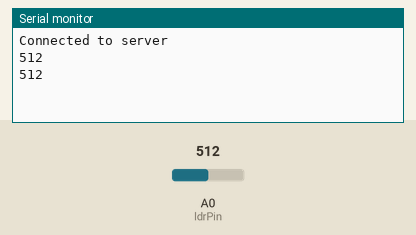
Simulated run of this sketch. Board: Arduino MKR. Shown: the last lines printed to the serial monitor. The inputs (shaded band) are chosen by the test bench; at power-on: A0 (ldrPin) = 512. WiFi joins after 1.5 s; servers stay silent unless stated; web services answer with replies made up by the test bench.

Above: at 2.9 s.
3.0 s: A0 (ldrPin) set to 90
At 4.8 s:
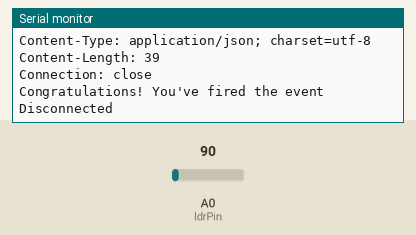
5.4 s: A0 (ldrPin) set to 110
At 7.9 s:
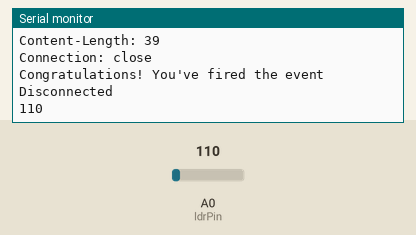
Timing chart, 0 to 9.4 s (numbered marks = the images above; inputs shaded):
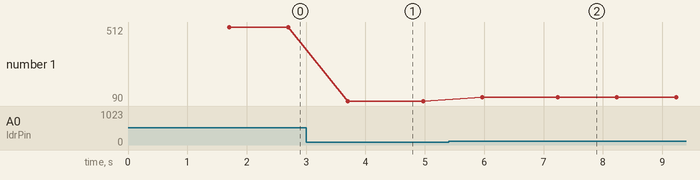

The sketch:

Task3.2C.ino
```cpp
/*
 * Sunlight Detection & IFTTT Interaction
 *
 * This Arduino sketch connects to a WiFi network and reads
 * the intensity of sunlight using an LDR sensor. It then
 * sends HTTP requests to IFTTT's webhook service to trigger
 * events when sunlight starts or ends. The code demonstrates
 * how to detect changes in light intensity and interact with
 * external services based on those changes.
 *
 * Author: Ekamjot Singh
 */
#include <WiFiNINA.h>  // Include the WiFiNINA library for WiFi communication

char ssid[] = "Ekam";      // Set your WiFi network SSID (name)
char pass[] = "ekam12345"; // Set your WiFi network password
const int ldrPin = A0;
WiFiClient client;         // Create a WiFiClient object for communication
char HOST_NAME[] = "maker.ifttt.com";                                                                        // Set the host name for IFTTT
String PATH_NAME_SUNLIGHT = "/trigger/Sunlight-start/with/key/FwQ6apytKQOTRZMJfe-qeDaydaq_kX_uYhpfFY1RsY";   // Set the path for sunlight event
String PATH_NAME_NO_SUNLIGHT = "/trigger/Sunlight-end/with/key/FwQ6apytKQOTRZMJfe-qeDaydaq_kX_uYhpfFY1RsY";  // Set the path for no sunlight event

bool previousSunlightState = false;  // Flag to store the previous sunlight state (assumed dark initially)

void setup() {

  // Initialize WiFi connection
  WiFi.begin(ssid, pass);

  Serial.begin(9600);  // Start serial communication
  while (!Serial)
    ;

  // Connect to web server on port 80:
  if (client.connect(HOST_NAME, 80)) {  // Attempt to connect to the IFTTT server
    // if connected:
    Serial.println("Connected to server");
  } else {  // if not connected:
    Serial.println("Connection failed");
  }
}

void loop() {
  int ldrValue = analogRead(ldrPin);  // Read analog value from LDR sensor

  // Assuming 0-1023 scale

  Serial.println(ldrValue);  // Print the raw LDR value to the serial monitor

  bool currentSunlightState = ldrValue < 100;  // Determine if it's currently sunlight based on LDR value threshold

  if (currentSunlightState != previousSunlightState) {
    previousSunlightState = currentSunlightState;

    if (currentSunlightState) {
      // Transitioned to sunlight, send HTTP request for sunlight:
      sendHTTPRequest(PATH_NAME_SUNLIGHT);  // Call function to send HTTP request for sunlight event
    } else {
      // Transitioned to no sunlight, send HTTP request for no sunlight:
      sendHTTPRequest(PATH_NAME_NO_SUNLIGHT);  // Call function to send HTTP request for no sunlight event
    }
  }
  delay(1000);  // Delay for 1 second before the next iteration
}

void sendHTTPRequest(String path) {
  if (!client.connected()) {              // Check if not connected to the server
    if (client.connect(HOST_NAME, 80)) {  // Attempt to reconnect
      Serial.println("Reconnected to server");
    } else {
      Serial.println("Connection retry failed");
      return;  // Exit the function if reconnection fails
    }
  }
  if (client.connected()) {
    client.println("GET " + path + " HTTP/1.1");   // Send HTTP GET request
    client.println("Host: " + String(HOST_NAME));  // Include host information
    client.println("Connection: close");           // Close the connection after the request
    client.println();                              // End HTTP header

    while (client.connected() && !client.available()) {
      // Waiting for response from server
    }

    while (client.available()) {
      char c = client.read();  // Read response character by character
      Serial.write(c);         // Print response to serial monitor
    }

    Serial.println();  // Print a blank line
    Serial.println("Disconnected");
  } else {
    Serial.println("Client not connected.");
  }
}
```

Measured:
- after the input at 3.0 s, the serial monitor: prints a new line after 0.70 s (image 1)
- after the input at 5.4 s, the serial monitor: prints a new line after 0.57 s (image 2)
- plotted number 1: 512 → 90 after the input at 3.0 s, 90 → 110 after the input at 5.4 s
